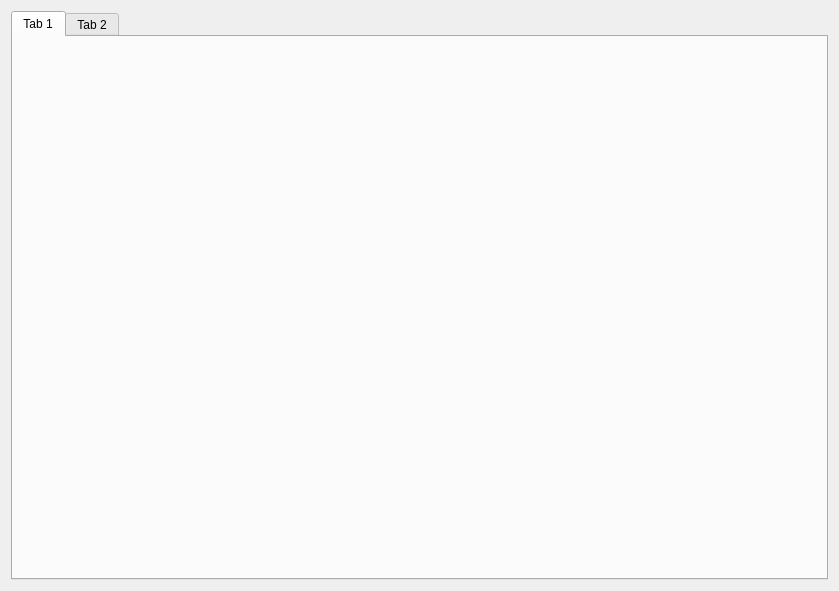
<?xml version="1.0" encoding="UTF-8"?>
<ui version="4.0">
 <class>DialogSettings</class>
 <widget class="QDialog" name="DialogSettings">
  <property name="geometry">
   <rect>
    <x>0</x>
    <y>0</y>
    <width>839</width>
    <height>591</height>
   </rect>
  </property>
  <property name="windowTitle">
   <string>Dialog</string>
  </property>
  <layout class="QGridLayout" name="gridLayout">
   <item row="0" column="0">
    <widget class="QTabWidget" name="tabWidget_EnvVars">
     <property name="currentIndex">
      <number>0</number>
     </property>
     <widget class="QWidget" name="tab_DirFiles">
      <attribute name="title">
       <string>Tab 1</string>
      </attribute>
     </widget>
     <widget class="QWidget" name="tab_2">
      <attribute name="title">
       <string>Tab 2</string>
      </attribute>
     </widget>
    </widget>
   </item>
  </layout>
 </widget>
 <resources/>
 <connections/>
</ui>
